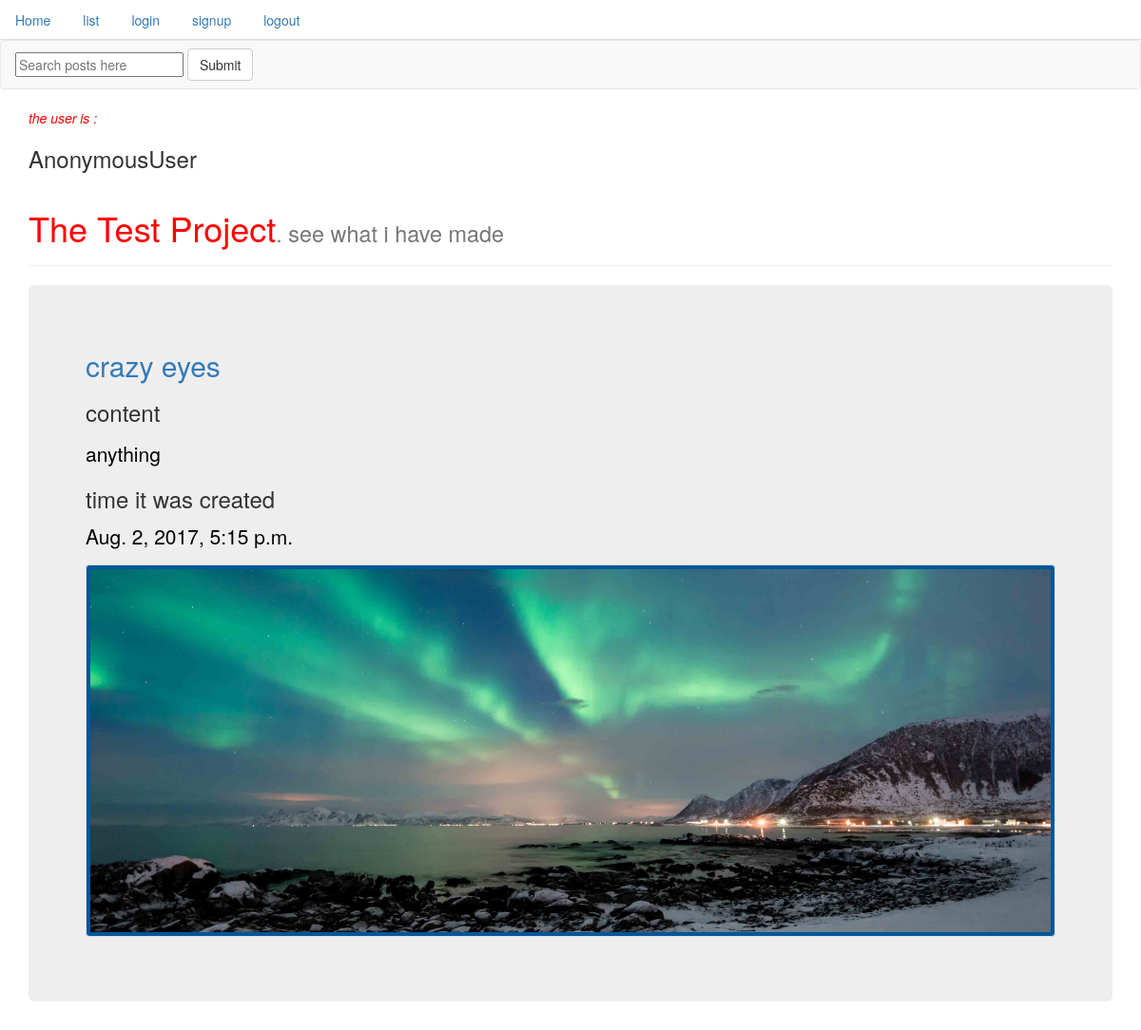
The page /posts/home/ on the database as committed earlier.
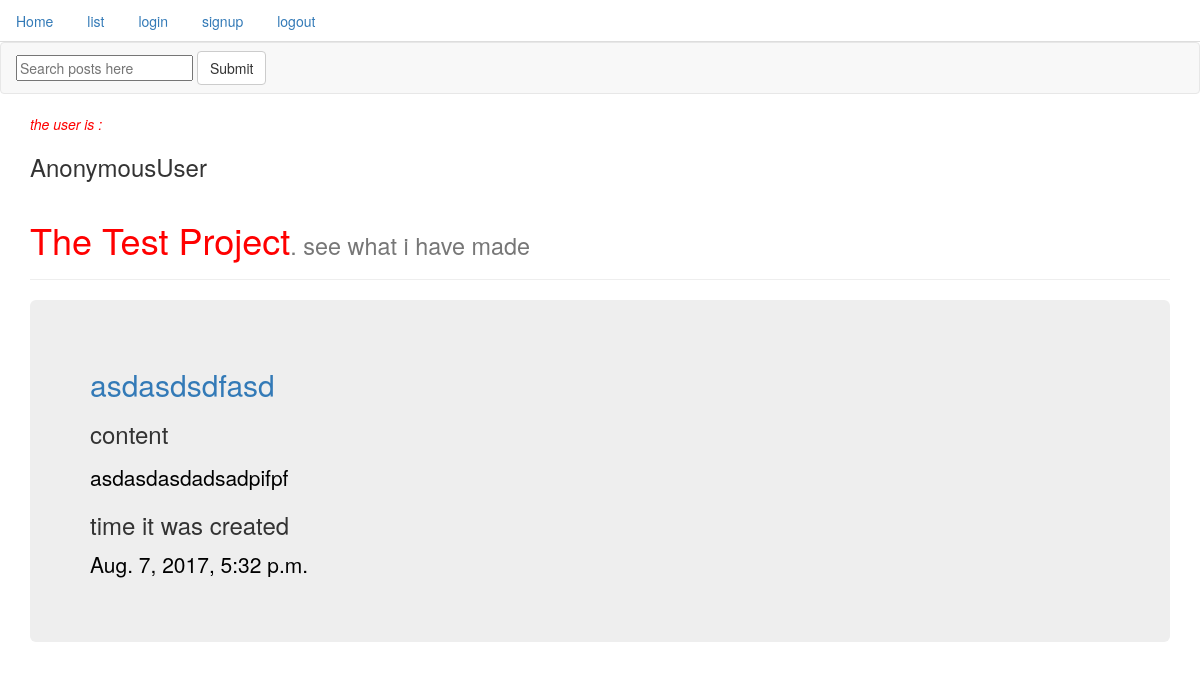
The same page on the database as committed later.
### post/models.py (models this page shows, shortened)
class Post(models.Model):
	author = models.ForeignKey(User, default=1)
	title = models.CharField(max_length=255)
	content = models.TextField()
	updated = models.DateTimeField(auto_now=True, auto_now_add=False)
	timestamp = models.DateTimeField(auto_now=False, auto_now_add = True)
	image = models.ImageField(upload_to="blog_images", null=True , blank=True)
	slug = models.SlugField(unique=True, null=True)
	draft  = models.BooleanField(default=True)
	publish= models.DateField()
	def get_absoulute_url(self):
		return reverse("post:detail", kwargs={"slug": self.slug})
	class Meta:
		ordering= ['-timestamp', '-updated']

### post/views.py (the view)
def post_home(request):
    obj = Post.objects.all().first()
    context = {
    "user": request.user,
    "post_last": obj,
    }
    return render(request, 'post_home.html', context)

### post/templates/post_home.html (shortened to what this page needs)
{% extends "base.html" %}
{% block content %}
<div class="page-header">
<h1>The Test Project<small>. see what i have made </h1>
   </div>
<div class="jumbotron">
  <div class ="card-panel teal lighten-2" id="accordion">
                <a href={{post_last.get_absoulute_url}}><h2>{{post_last.title}}</h2></a>
                <h3>content</h3>
                <p>{{post_last.content|linebreaks}}</p>
                <h3>time it was created</h3>
                <p>{{post_last.timestamp}}</p>
                {% if post_last.image %}
                    <a href="#" class="thumbnail">
                        <img src="{{post_last.image.url}}" alt="...">
                    </a>
                {% endif %}
            </div>
{% endblock content%}

Rows that differ between the two databases and show on the page:
no longer on this page (row unchanged): Post: title "crazy eyes", content "anything", timestamp "Aug. 2, 2017, 5:15 p.m.", image (picture)
added Post: title "asdasdsdfasd", content "asdasdasdadsadpifpf", timestamp "Aug. 7, 2017, 5:32 p.m."
